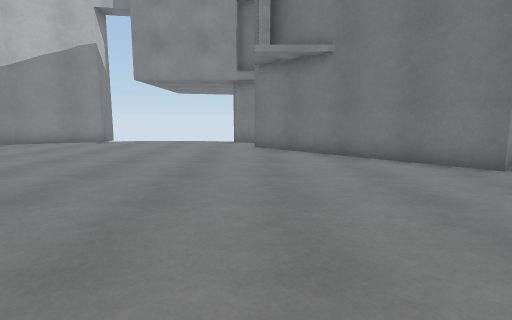
View 1 (above)

16 first-person views from a walk through a 3-D level made in the Unity game engine. The camera is 1.2 m above the floor, tilts 8° down and sees 80° across. The floor is counted in squares, 1 m on a side. Each view is taken from the middle of a square. On the plan, view 1 faces up. The plan holds only what a view shows up to about 13 squares ahead; the rest is blank. The place goes on beyond the plan. The player is left out. Some surface patterns are stand-ins.

View 2
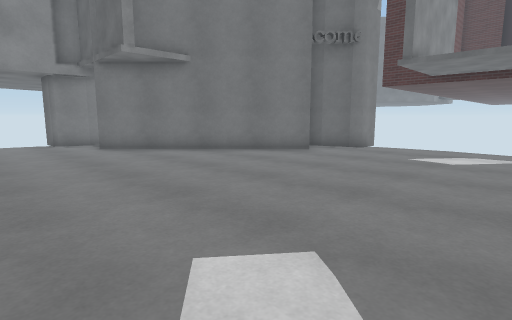

View 3
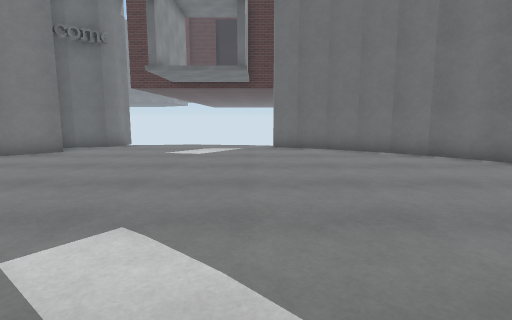

View 4
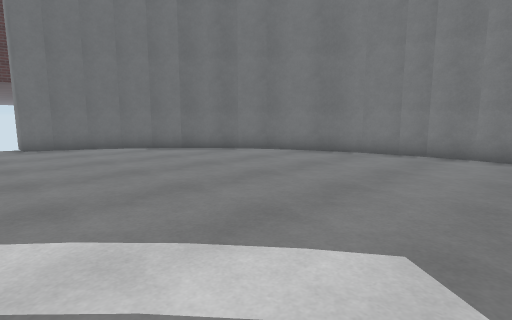

View 5
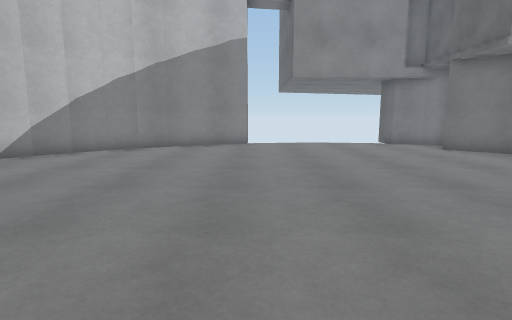

View 6
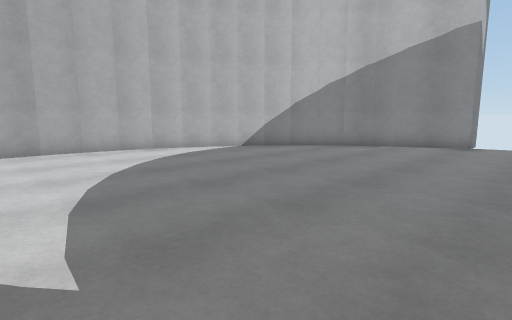

View 7
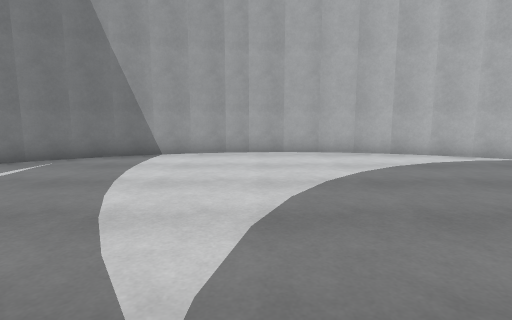

View 8
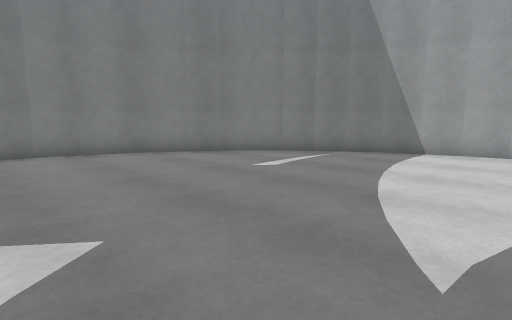

View 9
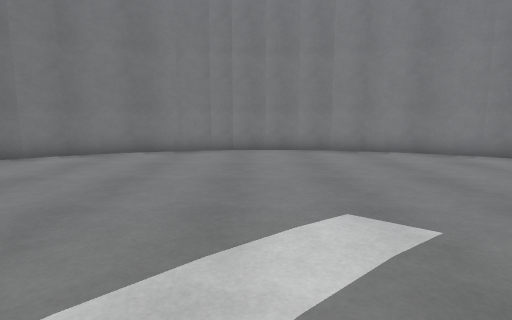

View 10
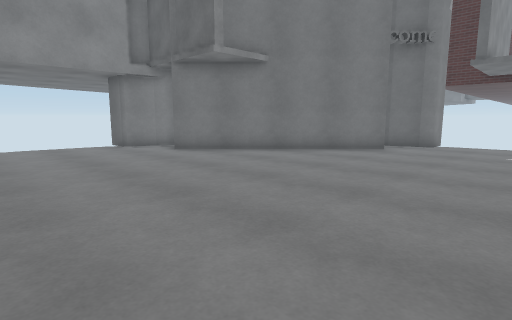

View 11
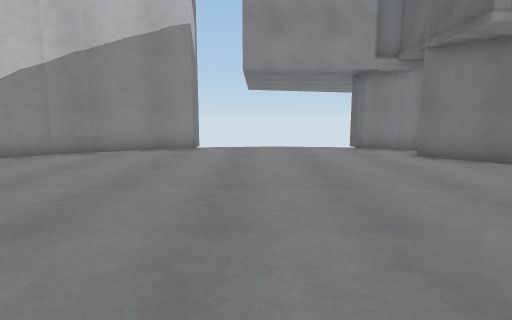

View 12
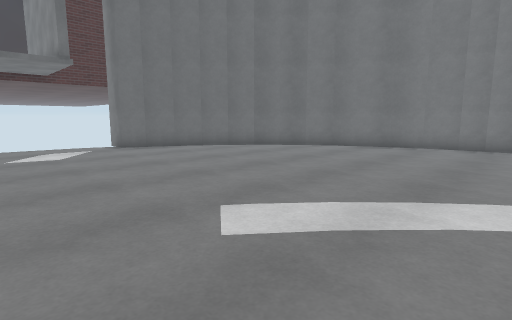

View 13
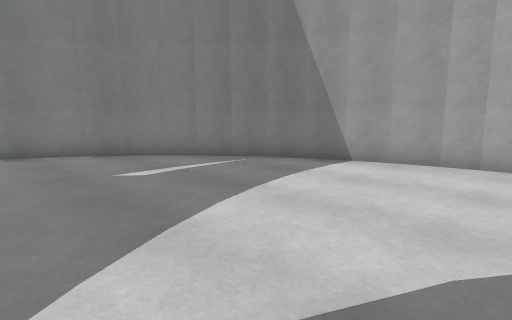

View 14
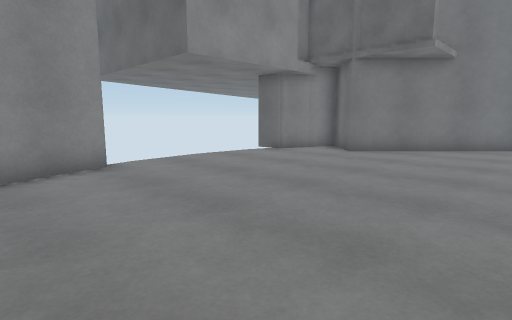

View 15
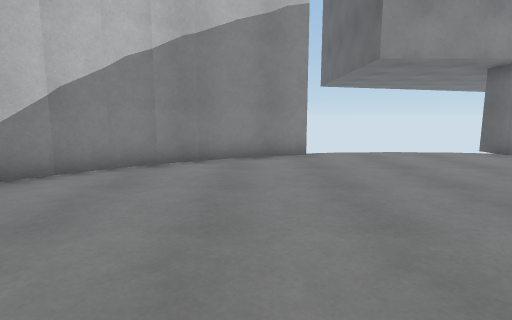

View 16
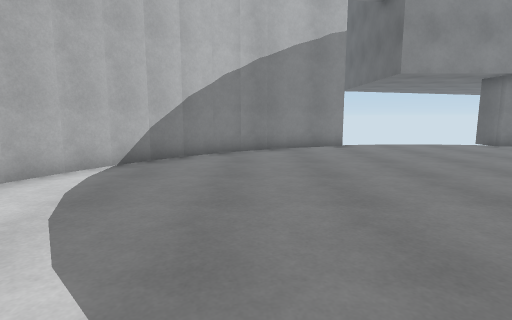

### Floor plan
Points are (right, up) in squares from view 1. A wall is a line through its corners. A room is listed if a view was taken in it or the views show most of it. See-through windows are left out.
Room 1 (views 1, 2, 3, 4, 5, 6, 7, 8, 9, 10, 11, 12, 13, 14, 15, 16)
walls: (-16.4, 4.2) (-16.5, 2.9); (-16.5, 3) (-16.4, 1.7); (-16.1, -0.1) (-15.7, -1.3); (-16, 6.5) (-16.3, 5.3) (-16.4, 4.1); (-15.1, 8.6) (-15.7, 7.4); (-15.6, 7.6) (-16, 6.4); (-16.5, 1.8) (-16.1, -0.2); (-14.5, 9.6) (-15.2, 8.5); (-13.9, 10.4) (-14.6, 9.4); (-15.8, -1.2) (-15.3, -2.4); (-14.8, -3.2) (-14.1, -4.2); (-14.2, -4.1) (-13.4, -5.1); (-15.4, -2.2) (-14.8, -3.3); (-13.2, 11.3) (-14, 10.4); (-13.5, -5) (-12.6, -5.9); (-12.4, 12.1) (-13.2, 11.2); (-12.8, -5.8) (-11.8, -6.6) (-10.8, -7.3); (-11.5, 12.8) (-12.4, 12); (-10.5, 13.4) (-11.5, 12.7); (-11, -7.2) (-9.9, -7.8); (-10, -7.8) (-8.9, -8.3); (-8.5, 14.4) (-9.6, 13.9) (-10.7, 13.3); (-9, -8.3) (-7.8, -8.7); (-6.8, -8.9) (-5.5, -9.1); (-7.9, -8.7) (-6.7, -9); (-5.6, -9.1) (-4.4, -9.2); (6.3, 7.4) (5.5, 6.7) (-0.1, 12.3) (1.3, 13.7) (0.2, 14.2) (-1, 14.7) (-1, 15.9); (-4.5, -9.2) (-2.4, -9.1); (-1.4, -8.8) (-0.1, -8.4); (-2.5, -9.1) (-1.2, -8.8); (-0.3, -8.5) (0.9, -8); (0.8, -8) (1.9, -7.4); (1.8, -7.5) (2.8, -6.8); (3.6, -6.2) (4.5, -5.3); (2.8, -6.9) (3.8, -6.1); (4.4, -5.4) (5.2, -4.5) (5.9, -3.5); (6.4, -2.6) (6.9, -1.5); (5.8, -3.7) (6.5, -2.6); (6.9, -1.6) (7.2, -0.8) (8.4, -0.8); (7.4, 6) (7, 7.2); (-7.4, 15.9) (-7.4, 14.7) (-8.6, 14.3); (8.8, 5.6) (7.5, 5.6) (7.4, 6.1)

Where each view was taken, in squares from view 1:
view 1: 0 up, 0 right, facing up
view 2: 0 up, 4 left, facing up-right
view 3: 0 up, 5 left, facing right
view 4: 1 up, 6 left, facing down-right
view 5: 1 up, 7 left, facing up
view 6: 1 up, 5 left, facing up-left
view 7: 2 up, 6 left, facing left
view 8: 2 up, 5 left, facing down-left
view 9: 2 up, 4 left, facing down
view 10: 2 up, 6 left, facing up-right
view 11: 3 up, 5 left, facing up
view 12: 4 up, 5 left, facing down-right
view 13: 3 up, 8 left, facing down-left
view 14: 7 up, 10 left, facing up-right
view 15: 5 up, 9 left, facing up
view 16: 2 up, 11 left, facing up
